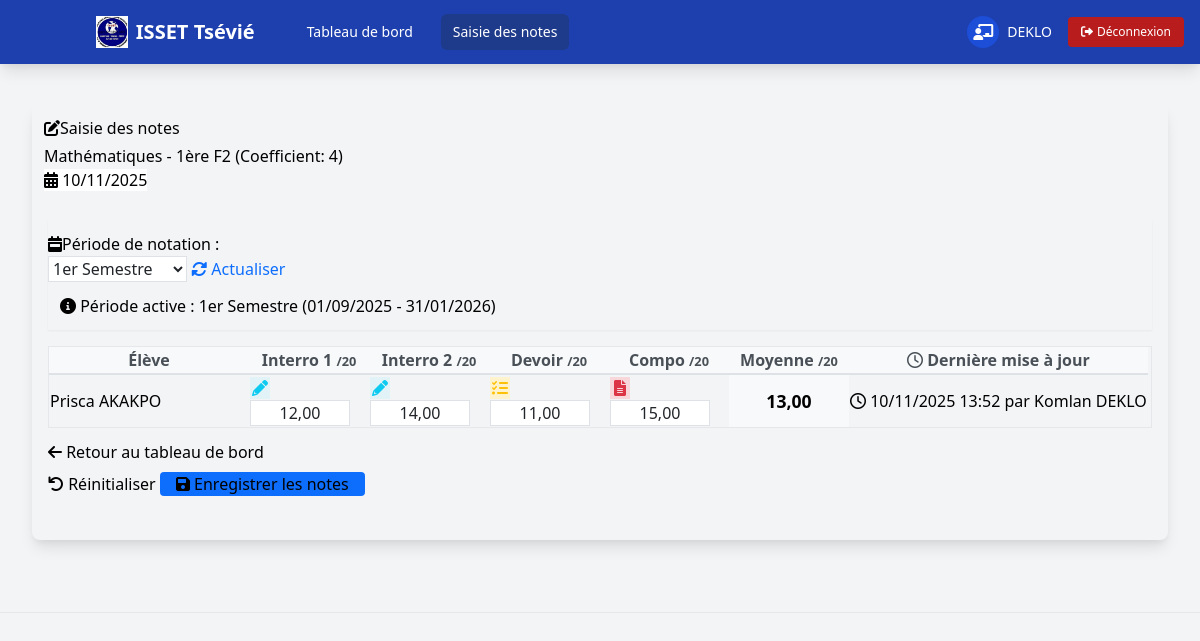
The page /professeur/saisie_notes.php?matiere=3&classe=10 (signed in) on the database its author committed.
### tables this page shows
CREATE TABLE IF NOT EXISTS `matieres` (
  `id` int NOT NULL AUTO_INCREMENT,
  `nom` varchar(100) DEFAULT NULL,
  `classe_id` int NOT NULL,
  `coefficient` int NOT NULL DEFAULT '1',
  PRIMARY KEY (`id`),
  KEY `classe_id` (`classe_id`)
);

CREATE TABLE IF NOT EXISTS `classes` (
  `id` int NOT NULL AUTO_INCREMENT,
  `nom` varchar(50) DEFAULT NULL,
  `niveau` varchar(50) DEFAULT NULL,
  PRIMARY KEY (`id`)
);

CREATE TABLE IF NOT EXISTS `periodes` (
  `id` int NOT NULL AUTO_INCREMENT,
  `nom` varchar(100) NOT NULL,
  `date_debut` date NOT NULL,
  `date_fin` date NOT NULL,
  `annee_scolaire` varchar(20) NOT NULL,
  `est_actif` tinyint(1) DEFAULT '0',
  `created_at` timestamp NULL DEFAULT CURRENT_TIMESTAMP,
  PRIMARY KEY (`id`)
);

CREATE TABLE IF NOT EXISTS `notes` (
  `id` int NOT NULL AUTO_INCREMENT,
  `eleve_id` int DEFAULT NULL,
  `matiere_id` int DEFAULT NULL,
  `classe_id` int DEFAULT NULL,
  `interro1` decimal(4,2) DEFAULT NULL COMMENT 'Note de la première interrogation',
  `interro2` decimal(4,2) DEFAULT NULL COMMENT 'Note de la deuxième interrogation',
  `devoir` decimal(4,2) DEFAULT NULL COMMENT 'Note du devoir',
  `compo` decimal(4,2) DEFAULT NULL COMMENT 'Note de la composition',
  `semestre` int NOT NULL COMMENT '1 ou 2',
  `date_saisie` datetime DEFAULT CURRENT_TIMESTAMP,
  `derniere_maj` timestamp NULL DEFAULT CURRENT_TIMESTAMP ON UPDATE CURRENT_TIMESTAMP,
  `saisie_par` int DEFAULT NULL COMMENT 'ID du professeur qui a saisi ou modifié la note',
  PRIMARY KEY (`id`),
  UNIQUE KEY `unique_note` (`eleve_id`,`matiere_id`,`classe_id`,`semestre`),
  KEY `eleve_id` (`eleve_id`),
  KEY `matiere_id` (`matiere_id`),
  KEY `classe_id` (`classe_id`),
  KEY `saisie_par` (`saisie_par`)
);

CREATE TABLE IF NOT EXISTS `eleves` (
  `id` int NOT NULL AUTO_INCREMENT,
  `matricule` varchar(20) NOT NULL,
  `nom` varchar(100) NOT NULL,
  `prenom` varchar(100) NOT NULL,
  `date_naissance` date NOT NULL,
  `lieu_naissance` varchar(100) NOT NULL,
  `sexe` enum('M','F') NOT NULL,
  `classe_id` int NOT NULL,
  `contact_parent` varchar(20) NOT NULL,
  `date_inscription` datetime NOT NULL,
  `created_at` timestamp NULL DEFAULT CURRENT_TIMESTAMP,
  `updated_at` timestamp NULL DEFAULT CURRENT_TIMESTAMP ON UPDATE CURRENT_TIMESTAMP,
  PRIMARY KEY (`id`),
  UNIQUE KEY `unique_matricule` (`matricule`),
  KEY `fk_eleves_classe` (`classe_id`)
);

CREATE TABLE IF NOT EXISTS `utilisateurs` (
  `id` int NOT NULL AUTO_INCREMENT,
  `nom` varchar(100) DEFAULT NULL,
  `prenom` varchar(100) DEFAULT NULL,
  `email` varchar(150) DEFAULT NULL,
  `username` varchar(50) DEFAULT NULL,
  `password` varchar(255) DEFAULT NULL,
  `role` enum('directeur','secretaire','professeur') DEFAULT NULL,
  `statut` enum('actif','inactif') DEFAULT 'actif',
  `first_login` tinyint(1) DEFAULT '1',
  `date_creation` datetime DEFAULT CURRENT_TIMESTAMP,
  PRIMARY KEY (`id`),
  UNIQUE KEY `email` (`email`),
  UNIQUE KEY `username` (`username`)
);

### professeur/saisie_notes.php (the view, shortened to what this page needs)
<?php
require_once '../includes/db.php';
$matiere_id = (int)$_GET['matiere'];
$classe_id = (int)$_GET['classe'];
$query = "SELECT m.id as matiere_id, m.nom as matiere_nom,
                 c.id as classe_id, c.nom as classe_nom, c.niveau,
                 m.coefficient
          FROM matieres m
          JOIN classes c ON m.classe_id = c.id
          WHERE m.id = ? AND m.classe_id = ?";
$stmt = $db->prepare($query);
$stmt->execute([$matiere_id, $classe_id]);
$matiereClasse = $stmt->fetch(PDO::FETCH_ASSOC);
$query = "SELECT * FROM periodes WHERE est_actif = 1 LIMIT 1";
$periode = $db->query($query)->fetch(PDO::FETCH_ASSOC);
$semestre_actif = $periode ? (strpos($periode['nom'], '1') !== false ? 1 : 2) : 1;
$query = "SELECT
            e.id,
            e.nom,
            e.prenom,
            n.interro1,
            n.interro2,
            n.devoir,
            n.compo,
            n.semestre,
            n.derniere_maj,
            u.nom as prof_nom,
            u.prenom as prof_prenom
          FROM eleves e
          LEFT JOIN notes n ON n.eleve_id = e.id
              AND n.matiere_id = ?
              AND n.classe_id = ?
              AND n.semestre = ?
          LEFT JOIN utilisateurs u ON n.saisie_par = u.id
          WHERE e.classe_id = ?
          ORDER BY e.nom, e.prenom";
$stmt = $db->prepare($query);
$stmt->execute([$matiere_id, $classe_id, $semestre_actif, $classe_id]);
$eleves = $stmt->fetchAll(PDO::FETCH_ASSOC);
?>
<?php
require_once __DIR__ . '/includes/header.php';
?>
<div class="container-fluid py-4">
    <div class="card shadow-lg border-0 rounded-lg">
        <div class="card-header bg-primary p-3 d-flex flex-row align-items-center justify-content-between">
            <div>
                <h2 class="h4 font-weight-bold mb-0">
                    <i class="fas fa-edit me-2"></i>Saisie des notes
                </h2>
                <p class="mb-0 mt-1 text-white-50">
                    <?php
                    echo htmlspecialchars(
                        $matiereClasse['matiere_nom'] . ' - ' .
                        $matiereClasse['classe_nom'] . ' ' .
                        $matiereClasse['niveau'] .
                        ' (Coefficient: ' . $matiereClasse['coefficient'] . ')'
                    );
                    ?>
                </p>
            </div>
            <div class="d-none d-md-block">
                <span class="badge bg-white text-primary fs-6 fw-normal">
                    <i class="fas fa-calendar-alt me-1"></i>
                    <?php echo date('d/m/Y'); ?>
                </span>
            </div>
        </div>
        <div class="card-body p-4">
            <form method="POST" action="" class="mb-4">
                <div class="card border-0 shadow-sm mb-4">
                    <div class="card-body py-3">
                        <div class="row align-items-center">
                            <div class="col-md-6 mb-3 mb-md-0">
                                <label for="semestre" class="form-label fw-bold text-primary mb-1">
                                    <i class="fas fa-calendar-week me-2"></i>Période de notation :
                                </label>
                                <div class="d-flex align-items-center">
                                    <select name="semestre" id="semestre" class="form-select form-select-sm" style="max-width: 200px;">
                                        <option value="1" <?php echo ($semestre_actif == 1) ? 'selected' : ''; ?>>1er Semestre</option>
                                    </select>
                                    <button type="submit" class="btn btn-sm btn-outline-primary ms-2">
                                        <i class="fas fa-sync-alt me-1"></i> Actualiser
                                    </button>
                                </div>
                            </div>
                            <div class="col-md-6 text-md-end">
                                <span class="badge bg-primary bg-opacity-10 text-primary px-3 py-2">
                                    <i class="fas fa-info-circle me-1"></i>
                                    Période active :
                                    <span class="fw-bold"><?php echo $periode ? htmlspecialchars($periode['nom']) : 'Non définie'; ?></span>
                                    (<?php echo $periode ? date('d/m/Y', strtotime($periode['date_debut'])) . ' - ' . date('d/m/Y', strtotime($periode['date_fin'])) : ''; ?>)
                                </span>
                            </div>
                        </div>
                    </div>
                </div>
                    <div class="table-responsive rounded-3 border">
                        <table class="table table-hover align-middle mb-0">
                            <thead class="table-light">
                                <tr class="text-uppercase small">
                                    <th class="ps-4" style="min-width: 200px;">Élève</th>
                                    <th class="text-center" style="width: 120px;">
                                        <div class="d-flex flex-column align-items-center">
                                            <span>Interro 1</span>
                                            <small class="text-muted fw-normal">/20</small>
                                        </div>
                                    </th>
                                    <th class="text-center" style="width: 120px;">
                                        <div class="d-flex flex-column align-items-center">
                                            <span>Interro 2</span>
                                            <small class="text-muted fw-normal">/20</small>
                                        </div>
                                    </th>
                                    <th class="text-center" style="width: 120px;">
                                        <div class="d-flex flex-column align-items-center">
                                            <span>Devoir</span>
                                            <small class="text-muted fw-normal">/20</small>
                                        </div>
                                    </th>
                                    <th class="text-center" style="width: 120px;">
                                        <div class="d-flex flex-column align-items-center">
                                            <span>Compo</span>
                                            <small class="text-muted fw-normal">/20</small>
                                        </div>
                                    </th>
                                    <th class="text-center" style="width: 120px;">
                                        <div class="d-flex flex-column align-items-center">
                                            <span>Moyenne</span>
                                            <small class="text-muted fw-normal">/20</small>
                                        </div>
                                    </th>
                                    <th class="text-center" style="min-width: 180px;">
                                        <i class="far fa-clock me-1"></i> Dernière mise à jour
                                    </th>
                                </tr>
                            </thead>
                            <tbody>
                                <?php
                                foreach ($eleves as $eleve):
                                    $derniere_maj = '';
                                    if (!empty($eleve['derniere_maj'])) {
                                        $date = new DateTime($eleve['derniere_maj']);
                                        $derniere_maj = $date->format('d/m/Y H:i');
                                        if (!empty($eleve['prof_nom'])) {
                                            $derniere_maj .= ' par ' . htmlspecialchars($eleve['prof_prenom'] . ' ' . $eleve['prof_nom']);
                                        }
                                    }
                                ?>
                                    <tr class="position-relative">
                                        <td class="ps-4">
                                            <div class="d-flex align-items-center">
                                                <div>
                                                    <div class="fw-semibold text-dark"><?php echo htmlspecialchars($eleve['prenom'] . ' ' . $eleve['nom']); ?></div>
                                                </div>
                                            </div>
                                        </td>
                                        <?php
                                        $types = [
                                            'interro1' => ['icon' => 'pencil-alt', 'color' => 'info'],
                                            'interro2' => ['icon' => 'pencil-alt', 'color' => 'info'],
                                            'devoir' => ['icon' => 'tasks', 'color' => 'warning'],
                                            'compo' => ['icon' => 'file-alt', 'color' => 'danger']
                                        ];
                                        foreach ($types as $type => $info):
                                            $value = $eleve[$type] !== null ? number_format($eleve[$type], 2, ',', ' ') : '';
                                            $inputId = 'note_' . $eleve['id'] . '_' . $type;
                                        ?>
                                            <td>
                                                <div class="input-group input-group-sm">
                                                    <span class="input-group-text bg-<?php echo $info['color']; ?>-subtle text-<?php echo $info['color']; ?> border-0" style="min-width: 40px;">
                                                        <i class="fas fa-<?php echo $info['icon']; ?> fa-fw"></i>
                                                    </span>
                                                    <input type="text"
                                                           id="<?php echo $inputId; ?>"
                                                           class="form-control note-input text-center border-0 border-start"
                                                           name="notes[<?php echo $eleve['id']; ?>][<?php echo $type; ?>]"
                                                           value="<?php echo htmlspecialchars($value); ?>"
                                                           placeholder="0-20"
                                                           pattern="^\d{1,2}([.,]\d{0,2})?$"
                                                           title="Entrez une note entre 0 et 20"
                                                           style="background-color: #f8f9fa;">
                                                </div>
                                            </td>
                                        <?php endforeach; ?>
                                        <td class="moyenne-cell">
                                        </td>
                                        <td class="text-muted small">
                                            <?php if ($derniere_maj): ?>
                                                <div class="d-flex align-items-center justify-content-center">
                                                    <i class="far fa-clock me-1"></i>
                                                    <span><?php echo $derniere_maj; ?></span>
                                                </div>
                                            <?php else: ?>
                                                <span class="badge bg-light text-muted">Jamais modifié</span>
                                            <?php endif; ?>
                                        </td>
                                    </tr>
                                <?php endforeach; ?>
                            </tbody>
                        </table>
                    </div>
                <div class="card-footer bg-transparent border-top py-3">
                    <div class="d-flex flex-column flex-md-row justify-content-between align-items-center">
                        <div class="mb-2 mb-md-0">
                            <a href="index.php" class="btn btn-outline-secondary">
                                <i class="fas fa-arrow-left me-1"></i> Retour au tableau de bord
                            </a>
                        </div>
                        <div class="d-flex gap-2">
                            <button type="reset" class="btn btn-outline-secondary">
                                <i class="fas fa-undo me-1"></i> Réinitialiser
                            </button>
                            <button type="submit" class="btn btn-primary px-4 rounded">
                                <i class="fas fa-save me-1"></i> Enregistrer les notes
                            </button>
                        </div>
                    </div>
                </div>
                </form>
            </div>
        </div>
    </div>
</div>
<?php require_once __DIR__ . '/includes/footer.php'; ?>
</body>
</html>

### rows shown on the page
matieres: nom+coefficient "Mathématiques - 1ère F2 (Coefficient: 4)"
periodes: semestre "1er Semestre", nom "1er Semestre", date_debut "01/09/2025", date_fin "31/01/2026"
notes: eleve.nom "Prisca AKAKPO", eleve+interro1 "12,00", eleve+interro2 "14,00", eleve+devoir "11,00", eleve+compo "15,00", derniere_maj.nom "10/11/2025 13:52 par Komlan DEKLO"

### other values the page prints
$user_name "DEKLO"
